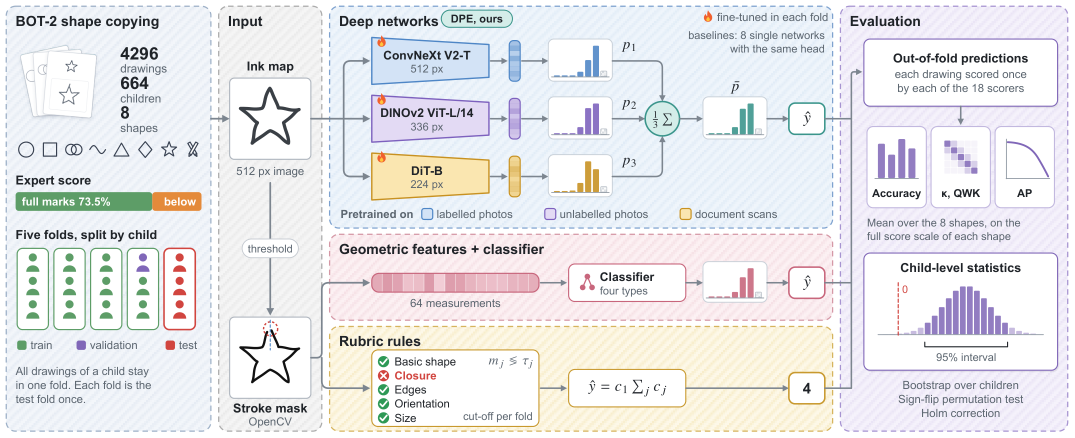
#> input picture assets/framework.png, 2150 x 875 px (shown at 1/2 size); its folder holds only this picture in this run
$ python -i features.py   (imports and definitions only)
#> lines starting #> are read from the running program, lines starting #| are printed output that depends on the picture; after the words box and inside, x2 and y2 are one past the last pixel; in counts of white or black regions, pixels touching at a corner belong together
### bot2score/data.py
"""BOT-2 shape items and rubric criteria, indexing of the archive, image preprocessing and the child-grouped folds."""
import os
import re
import shutil
import zipfile
import hashlib
from functools import partial
from types import SimpleNamespace

import numpy as np
import pandas as pd
import cv2

from .utils import atomic_save, parallel_map, save_csv

FACETS = {                                     # rubric criteria of every item, in rubric order
    'Circle':             ['basic', 'closure', 'edges', 'size'],
    'Square':             ['basic', 'closure', 'edges', 'orientation', 'size'],
    'Overlapped circle':  ['basic', 'closure', 'edges', 'orientation', 'overlap', 'size'],
    'Wave':               ['basic', 'edges', 'orientation', 'size'],
    'Triangle':           ['basic', 'closure', 'edges', 'orientation', 'size'],
    'Diagonal':           ['basic', 'closure', 'edges', 'orientation', 'size'],
    'Star':               ['basic', 'closure', 'edges', 'orientation', 'size'],
    'Overlapped pencils': ['basic', 'closure', 'edges', 'orientation', 'overlap', 'size'],
}
ITEMS = list(FACETS)                           # archive folder names in BOT-2 administration order
ITEM_LABEL = {'Circle': 'Circle', 'Square': 'Square', 'Overlapped circle': 'Overlapped circles', 'Wave': 'Wave',
              'Triangle': 'Triangle', 'Diagonal': 'Diamond', 'Star': 'Star', 'Overlapped pencils': 'Overlapped pencils'}
CRITERIA = ['basic', 'closure', 'edges', 'orientation', 'overlap', 'size']
CRITERION_LABEL = {'basic': 'Basic shape', 'closure': 'Closure', 'edges': 'Edges', 'orientation': 'Orientation',
                   'overlap': 'Overlap', 'size': 'Overall size'}
MAX_SCORE = {s: len(f) for s, f in FACETS.items()}
ITEM_ID = {s: i for i, s in enumerate(ITEMS)}
N_ITEMS, N_CLS = len(ITEMS), max(MAX_SCORE.values()) + 1
K_OF_ITEM = np.array([MAX_SCORE[s] for s in ITEMS])
VALID = np.arange(N_CLS)[None, :] <= K_OF_ITEM[:, None]
PATTERN = re.compile(r'^img(\d+)-([a-z]+)-(\d+)(?:\((\d+)\))?\.png$', re.I)

N_FOLDS, N_INNER, FOLD_SEED = 5, 8, 2026
INPUT_SIZE = 512


# [48 lines left out: functions parse_facets, build_index, marks_array, not called in this run]


def ink_map(path, max_side=1024):
    """Pencil strokes as a map in [0, 1] (1 = ink), after background flattening and removal of redaction patches."""
    img = cv2.imread(path, cv2.IMREAD_COLOR)
    s = max_side / max(img.shape[:2])
    img = cv2.resize(img, None, fx=s, fy=s, interpolation=cv2.INTER_AREA)
    white = (img.min(axis=2) >= 250).astype(np.uint8)
    if 0 < white.mean() < 0.5:
        img = cv2.inpaint(img, cv2.dilate(white, np.ones((7, 7), np.uint8)), 5, cv2.INPAINT_TELEA)
    bg = cv2.medianBlur(cv2.dilate(img, np.ones((15, 15), np.uint8)), 21).astype(np.float32) + 1
    ink = np.clip(1 - (img.astype(np.float32) / bg).min(axis=2), 0, 1)
    ink = cv2.GaussianBlur(ink, (3, 3), 0)
    h, w = ink.shape
    core = ink[int(0.1 * h):int(0.9 * h), int(0.1 * w):int(0.9 * w)]
    return np.clip(ink / max(np.percentile(core, 99.5), 0.08), 0, 1)


# [145 lines left out: functions to_input, extract_archive, make_folds, split, prepare, class_counts and 3 more, not called in this run]

### bot2score/features.py
"""OpenCV geometric features: the pencil stroke is separated from the scanned page, and 64 measurements of its size,
enclosed regions and overlap, symmetry, contour shape, angles and corners, points, crossings, closure and stroke
quality are taken from it. Drawings without a measurable stroke get 0 for every feature."""
import os

import numpy as np
import pandas as pd
import cv2

from .data import ink_map
from .utils import parallel_map, save_csv

K8 = np.array([[1, 1, 1], [1, 0, 1], [1, 1, 1]])

FEATURES = {   # name: (group, description); the size of the drawing is the longer side of its bounding box
    'width_rel':        ('Size and position', 'drawing width over image width'),
    'height_rel':       ('Size and position', 'drawing height over image height'),
    'size_rel':         ('Size and position', 'square root of the bounding-box area over the image area'),
    'aspect':           ('Size and position', 'width over height'),
    'ink_density':      ('Size and position', 'stroke pixels over bounding-box area'),
    'cx_rel':           ('Size and position', 'horizontal position of the centroid in the bounding box'),
    'cy_rel':           ('Size and position', 'vertical position of the centroid in the bounding box'),
    'n_comp':           ('Regions and overlap', 'separate strokes holding more than 5% of the ink'),
    'n_holes':          ('Regions and overlap', 'enclosed regions larger than 2% of the bounding box'),
    'hole1_rel':        ('Regions and overlap', 'area of the largest enclosed region over the bounding box'),
    'hole2_rel':        ('Regions and overlap', 'area of the second enclosed region over the bounding box'),
    'hole3_rel':        ('Regions and overlap', 'area of the third enclosed region over the bounding box'),
    'holes_dx':         ('Regions and overlap', 'horizontal distance between the two largest regions over the size'),
    'holes_dy':         ('Regions and overlap', 'vertical distance between the two largest regions over the size'),
    'lens_ratio':       ('Regions and overlap', 'area of the middle of the three largest regions over their total'),
    'half_ratio_lr':    ('Symmetry', 'height ratio of the left and right halves'),
    'half_ratio_tb':    ('Symmetry', 'width ratio of the upper and lower halves'),
    'sym_lr':           ('Symmetry', 'overlap of the filled shape with its left-right mirror image'),
    'sym_ud':           ('Symmetry', 'overlap of the filled shape with its up-down mirror image'),
    'top_heavy':        ('Symmetry', 'share of the filled area in the upper half'),
    'circularity':      ('Contour shape', '4 pi area over squared perimeter of the outer contour'),
    'solidity':         ('Contour shape', 'area over convex-hull area'),
    'ellipse_ratio':    ('Contour shape', 'longest over shortest axis of the fitted ellipse'),
    'rect_ratio':       ('Contour shape', 'longer over shorter side of the minimum-area rectangle'),
    'elongation':       ('Contour shape', 'ratio of the principal second moments'),
    'hu_1':             ('Contour shape', 'first Hu moment of the filled shape (log scale)'),
    'hu_2':             ('Contour shape', 'second Hu moment (log scale)'),
    'hu_3':             ('Contour shape', 'third Hu moment (log scale)'),
    'hu_4':             ('Contour shape', 'fourth Hu moment (log scale)'),
    'rect_angle':       ('Angles and corners', 'tilt of the minimum-area rectangle (degrees)'),
    'axis_angle':       ('Angles and corners', 'tilt of the principal axis (degrees)'),
    'inner_rect_angle': ('Angles and corners', 'tilt of the rectangle around the largest enclosed region (degrees)'),
    'vertices_2':       ('Angles and corners', 'corners of the polygon fitted at 2% of the perimeter'),
    'vertices_4':       ('Angles and corners', 'corners of the polygon fitted at 4% of the perimeter'),
    'vertices_6':       ('Angles and corners', 'corners of the polygon fitted at 6% of the perimeter'),
    'side_ratio':       ('Angles and corners', 'longest over shortest side of that polygon'),
    'radial_cv':        ('Points and lobes', 'variation of the distance from the centroid along the contour'),
    'radial_range':     ('Points and lobes', 'largest over smallest distance from the centroid'),
    'radial_peaks':     ('Points and lobes', 'number of distance peaks (points)'),
    'peak_ratio':       ('Points and lobes', 'longest over shortest of the five highest points'),
    'top_peak_dev':     ('Points and lobes', 'angle between the nearest point and straight up (degrees)'),
    'fft_1':            ('Points and lobes', 'Fourier magnitude 1 of the radial profile'),
    'fft_2':            ('Points and lobes', 'Fourier magnitude 2 of the radial profile'),
    'fft_3':            ('Points and lobes', 'Fourier magnitude 3 of the radial profile'),
    'fft_4':            ('Points and lobes', 'Fourier magnitude 4 of the radial profile'),
    'fft_5':            ('Points and lobes', 'Fourier magnitude 5 of the radial profile'),
    'fft_6':            ('Points and lobes', 'Fourier magnitude 6 of the radial profile'),
    'fft_7':            ('Points and lobes', 'Fourier magnitude 7 of the radial profile'),
    'fft_8':            ('Points and lobes', 'Fourier magnitude 8 of the radial profile'),
    'cross_row':        ('Crossings', 'stroke crossings along three horizontal lines (mean)'),
    'cross_col':        ('Crossings', 'stroke crossings along three vertical lines (mean)'),
    'n_branch':         ('Closure and topology', 'skeleton branches longer than 4% of the size'),
    'n_tails':          ('Closure and topology', 'free stroke ends longer than 4% of the size (overshoots)'),
    'n_junc':           ('Closure and topology', 'stroke junctions'),
    'max_tail':         ('Closure and topology', 'longest free stroke end over the size'),
    'sum_tail':         ('Closure and topology', 'total length of free stroke ends over the size'),
    'skel_len':         ('Closure and topology', 'skeleton length over the size'),
    'end_gap':          ('Closure and topology', 'smallest distance between two free stroke ends over the size'),
    'open_curve':       ('Closure and topology', '1 when the stroke has free ends and no junction'),
    'stroke_width':     ('Stroke quality', 'median stroke width over the size'),
    'width_p95':        ('Stroke quality', '95th percentile over median stroke width'),
    'thick_frac':       ('Stroke quality', 'share of the stroke wider than 1.7 times the median (retracing)'),
    'ink_p95':          ('Stroke quality', '95th percentile over median stroke darkness'),
    'dark_frac':        ('Stroke quality', 'share of the stroke darker than 1.3 times the median'),
}


def remove_frame(m, band=0.08):
    """Erases long straight lines along the image border (box frame of the booklet page)."""
    h, w = m.shape
    lines = cv2.HoughLinesP(m * 255, 1, np.pi / 180, 80, minLineLength=int(0.3 * min(h, w)), maxLineGap=10)
    if lines is None:
        return m
    out = m.copy()
    for x1, y1, x2, y2 in lines.reshape(-1, 4):
        if abs(y2 - y1) < abs(x2 - x1):
            edge = max(y1, y2) < band * h or min(y1, y2) > (1 - band) * h
        else:
            edge = max(x1, x2) < band * w or min(x1, x2) > (1 - band) * w
        if edge:
            cv2.line(out, (int(x1), int(y1)), (int(x2), int(y2)), 0, 7)
    return out


def ink_mask(ink, band=0.06, min_area=30):
    """Binary stroke mask: hysteresis threshold, frame removal, and strokes that lie mostly inside the image."""
    from skimage.filters import apply_hysteresis_threshold
    m = apply_hysteresis_threshold(ink, 0.22, 0.5).astype(np.uint8)
    m = remove_frame(cv2.morphologyEx(m, cv2.MORPH_CLOSE, np.ones((3, 3), np.uint8)))
    h, w = m.shape
    inner = np.zeros_like(m)
    inner[int(band * h):int((1 - band) * h), int(band * w):int((1 - band) * w)] = 1
    n, lab, st, _ = cv2.connectedComponentsWithStats(m, 8)
    out = np.zeros_like(m)
    for i in range(1, n):
        comp = lab == i
        if st[i, 4] >= min_area and (comp & (inner == 1)).sum() / st[i, 4] >= 0.5:
            out[comp] = 1
    return out


def angle_diff(a, b, period):
    d = abs(a - b) % period
    return min(d, period - d)


def radial_profile(cnt, bins=72):
    """Largest distance from the centroid in each of 72 directions, normalised by its mean."""
    c = cnt[:, 0, :].astype(np.float32)
    d = c - c.mean(0)
    ang = (np.degrees(np.arctan2(-d[:, 1], d[:, 0])) + 360) % 360
    prof = np.zeros(bins)
    np.maximum.at(prof, (ang / (360 / bins)).astype(int) % bins, np.hypot(d[:, 0], d[:, 1]))
    for i in np.where(prof == 0)[0]:
        prof[i] = prof[i - 1]
    return prof / (prof.mean() + 1e-6)


def radial_peaks(prof, prom=0.08, win=4):
    n = len(prof)
    return [i for i in range(n) if prof[i] - prof.min() > prom
            and all(prof[i] > prof[(i - k) % n] for k in range(1, win + 1))
            and all(prof[i] >= prof[(i + k) % n] for k in range(1, win + 1))]


def extent(a, axis):
    idx = np.where(a.any(axis=axis))[0]
    return idx.max() - idx.min() + 1 if len(idx) else 1


def geo_features(m, ink):
    from scipy.ndimage import convolve
    from skimage.morphology import skeletonize
    h, w = m.shape
    ys, xs = np.nonzero(m)
    if len(xs) < 50:
        return {}
    f = {}
    x0, x1, y0, y1 = xs.min(), xs.max(), ys.min(), ys.max()
    bw, bh = x1 - x0 + 1, y1 - y0 + 1
    D = float(max(bw, bh))

    f['width_rel'], f['height_rel'] = bw / w, bh / h
    f['size_rel'] = np.sqrt(bw * bh / (w * h))
    f['aspect'] = bw / bh
    f['ink_density'] = m.sum() / (bw * bh)
    f['cx_rel'], f['cy_rel'] = (xs.mean() - x0) / bw, (ys.mean() - y0) / bh
    _, _, st, _ = cv2.connectedComponentsWithStats(m, 8)
    f['n_comp'] = int((st[1:, 4] > 0.05 * m.sum()).sum())
    xm, ym = (x0 + x1) // 2, (y0 + y1) // 2
    hl, hr = extent(m[y0:y1 + 1, x0:xm], 1), extent(m[y0:y1 + 1, xm:x1 + 1], 1)
    wt, wb = extent(m[y0:ym, x0:x1 + 1], 0), extent(m[ym:y1 + 1, x0:x1 + 1], 0)
    f['half_ratio_lr'] = max(hl, hr) / max(min(hl, hr), 1)
    f['half_ratio_tb'] = max(wt, wb) / max(min(wt, wb), 1)

    cnts, hier = cv2.findContours(m, cv2.RETR_CCOMP, cv2.CHAIN_APPROX_NONE)
    holes = sorted([c for c, hh in zip(cnts, hier[0]) if hh[3] >= 0], key=cv2.contourArea, reverse=True)
    ha = [cv2.contourArea(c) / (bw * bh) for c in holes]
    sig = [c for c, a in zip(holes, ha) if a > 0.02]
    f['n_holes'] = len(sig)
    for i in range(3):
        f[f'hole{i + 1}_rel'] = ha[i] if i < len(ha) else 0.0
    if len(sig) >= 2:
        (ax_, ay_), (bx_, by_) = [c[:, 0, :].mean(0) for c in sig[:2]]
        f['holes_dx'], f['holes_dy'] = abs(ax_ - bx_) / D, abs(ay_ - by_) / D
    else:
        f['holes_dx'] = f['holes_dy'] = 0.0
    if len(sig) >= 3:
        top3 = sig[:3]
        mid = top3[int(np.argsort([c[:, 0, 1].mean() for c in top3])[1])]
        f['lens_ratio'] = cv2.contourArea(mid) / sum(cv2.contourArea(c) for c in top3)
    else:
        f['lens_ratio'] = 0.0

    ext, _ = cv2.findContours(m, cv2.RETR_EXTERNAL, cv2.CHAIN_APPROX_NONE)
    big = max(ext, key=cv2.contourArea)
    A, Pm = cv2.contourArea(big), cv2.arcLength(big, True)
    f['circularity'] = 4 * np.pi * A / (Pm ** 2 + 1e-6)
    f['solidity'] = A / (cv2.contourArea(cv2.convexHull(big)) + 1e-6)
    if len(big) >= 5:
        _, (e1, e2), _ = cv2.fitEllipse(big)
        f['ellipse_ratio'] = max(e1, e2) / (min(e1, e2) + 1e-6)
    else:
        f['ellipse_ratio'] = 1.0
    _, (r1, r2), ra = cv2.minAreaRect(big)
    f['rect_ratio'] = max(r1, r2) / (min(r1, r2) + 1e-6)
    f['rect_angle'] = angle_diff(ra, 0, 90)
    mu = cv2.moments(m, binaryImage=True)
    f['axis_angle'] = angle_diff(0.5 * np.degrees(np.arctan2(2 * mu['mu11'], mu['mu20'] - mu['mu02'])), 0, 180)
    lam = np.linalg.eigvalsh(np.array([[mu['mu20'], mu['mu11']], [mu['mu11'], mu['mu02']]]))
    f['elongation'] = np.sqrt(lam[1] / (lam[0] + 1e-6))

    target = sig[0] if sig else big
    Pt = cv2.arcLength(target, True)
    for e in (0.02, 0.04, 0.06):
        f[f'vertices_{int(e * 100)}'] = len(cv2.approxPolyDP(target, e * Pt, True))
    poly = cv2.approxPolyDP(target, 0.04 * Pt, True)[:, 0, :].astype(np.float32)
    sides = np.hypot(*(np.roll(poly, -1, 0) - poly).T)
    f['side_ratio'] = sides.max() / (sides.min() + 1e-6) if len(sides) >= 3 else 0.0
    f['inner_rect_angle'] = angle_diff(cv2.minAreaRect(target)[2], 0, 90)
    prof = radial_profile(target)
    peaks = radial_peaks(prof)
    f['radial_cv'] = prof.std()
    f['radial_range'] = prof.max() / (prof.min() + 1e-6)
    f['radial_peaks'] = len(peaks)
    top = sorted(prof[peaks], reverse=True)[:5]
    f['peak_ratio'] = top[0] / top[-1] if len(top) >= 2 else 1.0
    f['top_peak_dev'] = min([angle_diff(i * 5 + 2.5, 90, 360) for i in peaks], default=90.0)
    spec = np.abs(np.fft.rfft(prof - prof.mean())) / len(prof)
    for k in range(1, 9):
        f[f'fft_{k}'] = spec[k]

    filled = np.zeros_like(m)
    cv2.drawContours(filled, ext, -1, 1, -1)
    fl = filled[y0:y1 + 1, x0:x1 + 1]
    f['sym_lr'] = (fl & fl[:, ::-1]).sum() / ((fl | fl[:, ::-1]).sum() + 1e-6)
    f['sym_ud'] = (fl & fl[::-1, :]).sum() / ((fl | fl[::-1, :]).sum() + 1e-6)
    f['top_heavy'] = fl[:bh // 2].sum() / (fl.sum() + 1e-6)
    for name, lines in (('row', [int(y0 + bh * q) for q in (0.3, 0.5, 0.7)]),
                        ('col', [int(x0 + bw * q) for q in (0.3, 0.5, 0.7)])):
        cr = []
        for L in lines:
            v = (m[L, x0:x1 + 1] if name == 'row' else m[y0:y1 + 1, L]).astype(int)
            cr.append((np.diff(v) == 1).sum() + v[0])
        f[f'cross_{name}'] = float(np.mean(cr))

    sk = skeletonize(cv2.morphologyEx(m, cv2.MORPH_CLOSE, np.ones((5, 5), np.uint8)) > 0)
    nb = convolve(sk.astype(np.uint8), K8, mode='constant') * sk
    junc = cv2.dilate((nb >= 3).astype(np.uint8), np.ones((3, 3), np.uint8)).astype(bool)
    _, bl, bst, _ = cv2.connectedComponentsWithStats((sk & ~junc).astype(np.uint8), connectivity=8)
    blen = bst[:, 4] / D
    ends = np.argwhere(nb == 1)
    tails = [blen[i] for i in {bl[y, x] for y, x in ends if bl[y, x] > 0} if blen[i] >= 0.04]
    f['n_branch'] = int((blen[1:] >= 0.04).sum())
    f['n_tails'] = len(tails)
    f['n_junc'] = cv2.connectedComponents(junc.astype(np.uint8))[0] - 1
    f['max_tail'] = max(tails, default=0.0)
    f['sum_tail'] = float(sum(tails))
    f['skel_len'] = sk.sum() / D
    tips = np.array([(y, x) for y, x in ends if blen[bl[y, x]] >= 0.04])
    if len(tips) >= 2:
        dd = np.hypot(*(tips[:, None, :] - tips[None, :, :]).transpose(2, 0, 1))
        dd[np.eye(len(tips), dtype=bool)] = np.inf
        f['end_gap'] = dd.min() / D
    else:
        f['end_gap'] = 0.0
    f['open_curve'] = float(f['n_junc'] == 0 and len(tips) >= 2)

    width = 2 * cv2.distanceTransform(m, cv2.DIST_L2, 5)[sk]
    wm = np.median(width) + 1e-6
    f['stroke_width'] = wm / D
    f['width_p95'] = np.percentile(width, 95) / wm
    f['thick_frac'] = (width > 1.7 * wm).mean()
    v = cv2.GaussianBlur(ink, (5, 5), 0)[sk]
    vm = np.median(v) + 1e-6
    f['ink_p95'] = np.percentile(v, 95) / vm
    f['dark_frac'] = (v > 1.3 * vm).mean()

    hu = cv2.HuMoments(cv2.moments(filled, binaryImage=True)).ravel()
    for i in range(4):
        f[f'hu_{i + 1}'] = -np.sign(hu[i]) * np.log10(abs(hu[i]) + 1e-12)
    return f


def extract(path):
    ink = ink_map(path, max_side=512)
#> in ink_map, img is the input picture: shape (875, 2150, 3); mean B, G, R 233.9, 231.8, 232.3
#> in ink_map, `white = (img.min(axis=2) >= 250).astype(np.uint8)`:
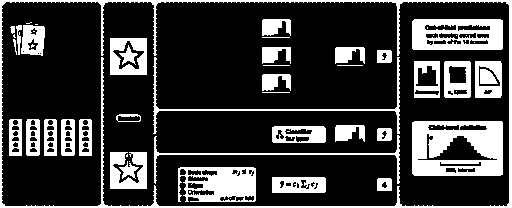
#> white: shape (208, 512); values 0 (black) and 1 (white), 23.1% white; 55 white regions (17 under 20 px), largest, box (x1, y1, x2, y2) and area: (0, 0, 512, 208) 4205, (412, 121, 503, 176) 3784, (412, 19, 503, 50) 2156
#> in ink_map, `bg = cv2.medianBlur(cv2.dilate(img, np.ones((15, 15), np.uint8)), 21)...`:
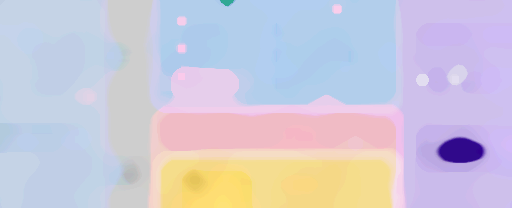
#> bg: shape (208, 512, 3) float32; mean B, G, R 248.2, 244.9, 245.8; drawn with min black and max white
#> in ink_map, `core = ink[int(0.1 * h):int(0.9 * h), int(0.1 * w):int(0.9 * w)]`:
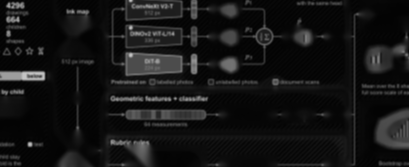
#> core: shape (167, 409) float32; min 0.0109, max 0.776, mean 0.084
#> in ink_map, `return np.clip(ink / max(np.percentile(core, 99.5), 0.08), 0, 1)`:
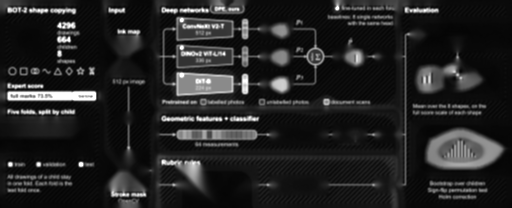
#> returned value: shape (208, 512) float32; min 0.0196, max 1, mean 0.142
    return geo_features(ink_mask(ink), ink)
#> in ink_mask, `m = apply_hysteresis_threshold(ink, 0.22, 0.5).astype(np.uint8)`:
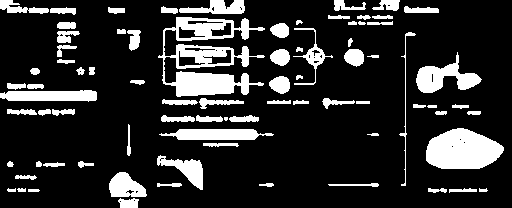
#> m: shape (208, 512); values 0 (black) and 1 (white), 17.3% white; 80 white regions (1 under 20 px), largest, box (x1, y1, x2, y2) and area: (158, 17, 265, 97) 3834, (426, 128, 504, 169) 2408, (416, 52, 482, 93) 1140
#> in remove_frame, `lines = cv2.HoughLinesP(m * 255, 1, np.pi / 180, 80, minLineLength=int..`: lines = 71 rows, first 6: [2, 98, 96, 99], [176, 87, 315, 82], [0, 93, 95, 91], [334, 8, 437, 8], [176, 89, 248, 87], [161, 9, 244, 9]
#> in remove_frame, `out = m.copy()`:
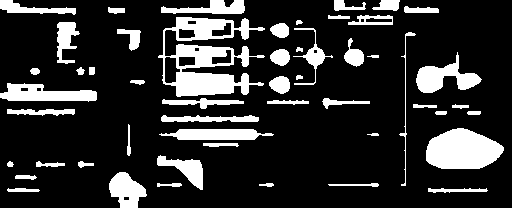
#> out: shape (208, 512); values 0 (black) and 1 (white), 18% white; 52 white regions, largest, box (x1, y1, x2, y2) and area: (158, 17, 265, 97) 3993, (426, 128, 504, 169) 2411, (0, 83, 97, 102) 1176
#> the loop in remove_frame, `for x1, y1, x2, y2 in lines.reshape(-1, 4):` made 71 passes
#> after the loop in remove_frame, `for x1, y1, x2, y2 in lines.reshape(-1, 4):`:
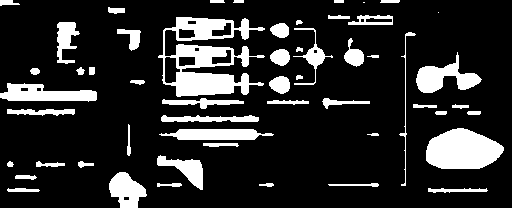
#> out: shape (208, 512); values 0 (black) and 1 (white), 16.5% white; 54 white regions (2 under 20 px), largest, box (x1, y1, x2, y2) and area: (158, 17, 265, 97) 3993, (426, 128, 504, 169) 2411, (0, 83, 97, 102) 1176
#> (the rest of the program and of its run is left out)
